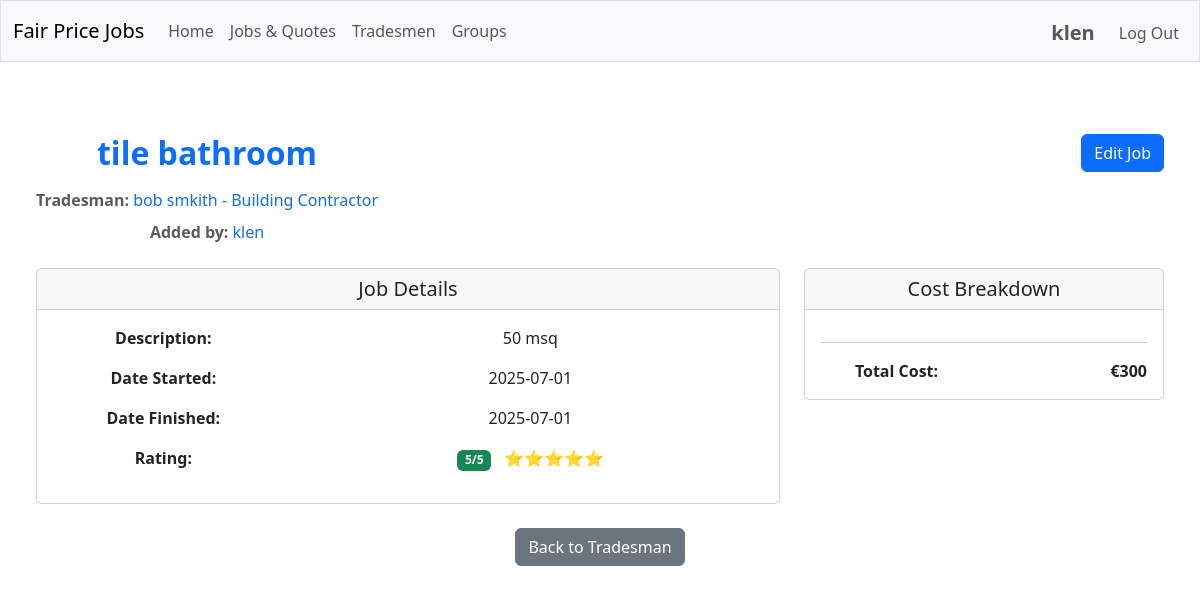
The page /view_job/1 (signed in) on the database as committed earlier.
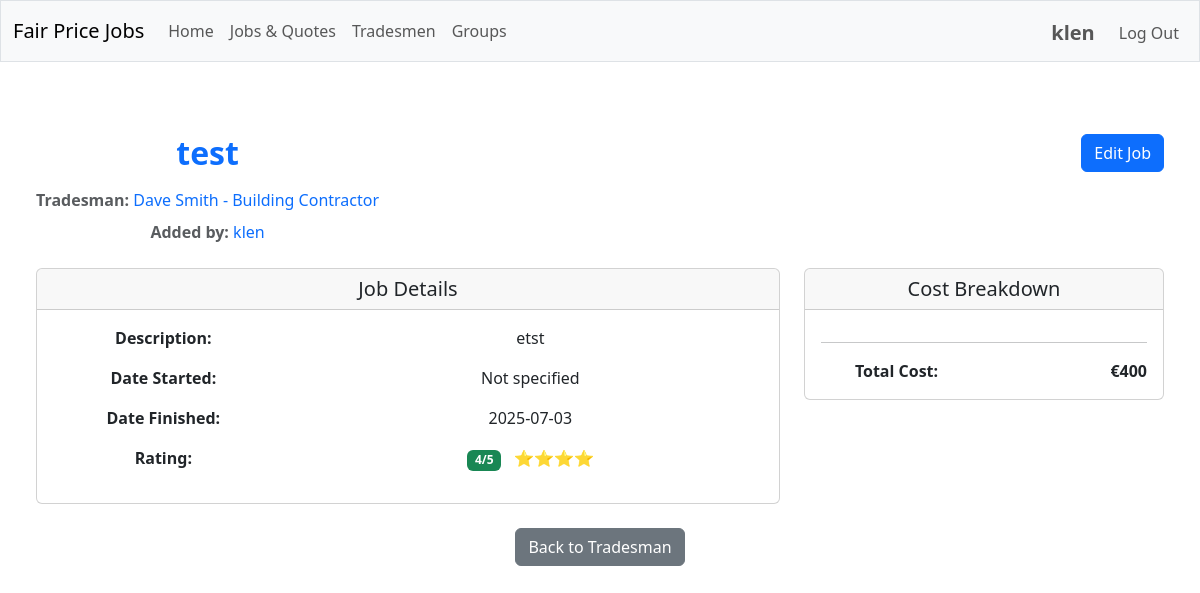
The same page on the database as committed later.
### tables this page shows
CREATE TABLE jobs (
    id INTEGER PRIMARY KEY AUTOINCREMENT,
    user_id INTEGER NOT NULL,
    tradesman_id INTEGER NOT NULL,
    type TEXT NOT NULL CHECK (type IN ('job', 'quote')) DEFAULT 'job',
    date_started TEXT,
    date_finished TEXT,
    date_requested TEXT,
    date_received TEXT,
    title TEXT NOT NULL,
    description TEXT NOT NULL,
    call_out_fee INTEGER NULL,
    materials_fee INTEGER NULL,
    hourly_rate INTEGER NULL,
    hours_worked REAL NULL,
    hours_estimated REAL NULL,
    daily_rate INTEGER NULL,
    days_worked REAL NULL,
    days_estimated REAL NULL,
    total_cost INTEGER NULL CHECK (total_cost IS NULL OR total_cost >= 0),
    total_quote INTEGER NULL CHECK (total_quote IS NULL OR total_quote >= 0),
    rating INTEGER NULL CHECK (rating IS NULL OR (rating >= 1 AND rating <= 5)),
    status TEXT CHECK (status IN ('pending', 'accepted', 'declined')) DEFAULT 'pending', quote_file TEXT, job_file TEXT,
    FOREIGN KEY (tradesman_id) REFERENCES tradesmen (id) ON DELETE CASCADE
);

### app/routes/jobs.py (the view)
@jobs_bp.route('/view_job/<int:job_id>')
@login_required
def view_job(job_id: int) -> Union[str, Response]:
    job = job_service.get_job_by_id(job_id)
    if not job or job['type'] != 'job':
        flash("Job not found.", "error")
        return redirect(url_for("search.search_jobs_quotes"))
    return render_template("view_job.html", job=job)

### app/helpers.py (called while the page is built)
def login_required(f: Callable) -> Callable:
    @wraps(f)
    def decorated_function(*args: Any, **kwargs: Any) -> Union[Response, Any]:
        if session.get("user_id") is None:
            return redirect("/login")
        return f(*args, **kwargs)
    return decorated_function

### app/services/database.py (called while the page is built)
def get_db_service() -> DatabaseService:
    return db_service

    def get_connection(self):
        if self.database_path is None:
            raise ValueError("Database path is not configured")
        try:
            if not hasattr(g, '_database'):
                g._database = sqlite3.connect(self.database_path, isolation_level=None)
                g._database.row_factory = sqlite3.Row
                g._database.execute("PRAGMA foreign_keys = ON")
            return g._database
        except RuntimeError:
            if not hasattr(self, '_test_connection'):
                self._test_connection = sqlite3.connect(self.database_path, isolation_level=None)
                self._test_connection.row_factory = sqlite3.Row
                self._test_connection.execute("PRAGMA foreign_keys = ON")
            return self._test_connection

### templates/view_job.html (shortened to what this page needs)
{% extends "layout.html" %}
{% block main %}
<div class="container-fluid p-4">
    <div class="row mb-4">
        <div class="col">
            <div class="d-flex justify-content-between align-items-start">
                <div>
                    <h2 class="text-primary fw-bold mb-3">{{ job.title }}</h2>
                    <p class="text-muted mb-2">
                        <strong>Tradesman:</strong>
                        <a href="{{ url_for('tradesmen.view_tradesman', tradesman_id=job.tradesman_id) }}" class="text-decoration-none">
                            {{ job.tradesman_name }} - {{ job.trade }}
                        </a>
                    </p>
                    <p class="text-muted mb-0">
                        <strong>Added by:</strong>
                        <a href="{{ url_for('profile.user_profile', user_id=job.added_by_user_id) }}" class="text-decoration-none">
                            {{ job.added_by_username }}
                        </a>
                    </p>
                </div>
                {% if job.user_id == session.user_id %}
                <div>
                    <a href="{{ url_for('jobs.edit_job', job_id=job.id) }}" class="btn btn-primary">
                         Edit Job
                    </a>
                </div>
                {% endif %}
            </div>
        </div>
    </div>
    <div class="row">
        <div class="col-md-8">
            <div class="card mb-4">
                <div class="card-header">
                    <h5 class="mb-0">Job Details</h5>
                </div>
                <div class="card-body">
                    <div class="row mb-3">
                        <div class="col-sm-4"><strong>Description:</strong></div>
                        <div class="col-sm-8">{{ job.description }}</div>
                    </div>
                    <div class="row mb-3">
                        <div class="col-sm-4"><strong>Date Started:</strong></div>
                        <div class="col-sm-8">{{ job.date_started if job.date_started else 'Not specified' }}</div>
                    </div>
                    <div class="row mb-3">
                        <div class="col-sm-4"><strong>Date Finished:</strong></div>
                        <div class="col-sm-8">{{ job.date_finished if job.date_finished else 'Not specified' }}</div>
                    </div>
                    <div class="row mb-3">
                        <div class="col-sm-4"><strong>Rating:</strong></div>
                        <div class="col-sm-8">
                            {% if job.rating %}
                                <span class="badge bg-{% if job.rating >= 4 %}success{% elif job.rating >= 3 %}warning{% else %}danger{% endif %}">
                                    {{ job.rating }}/5
                                </span>
                                <span class="ms-2">{{ "⭐" * job.rating }}</span>
                            {% else %}
                                <span class="badge bg-secondary">No Rating</span>
                            {% endif %}
                        </div>
                    </div>
                </div>
            </div>
        </div>
        <div class="col-md-4">
            <div class="card mb-4">
                <div class="card-header">
                    <h5 class="mb-0">Cost Breakdown</h5>
                </div>
                <div class="card-body">
                    <hr>
                    <div class="row mb-0">
                        <div class="col-6"><strong>Total Cost:</strong></div>
                        <div class="col-6 text-end"><strong>€{{ job.total_cost }}</strong></div>
                    </div>
                </div>
            </div>
        </div>
    </div>
    <div class="row">
        <div class="col">
            <a href="{{ url_for('tradesmen.view_tradesman', tradesman_id=job.tradesman_id) }}" class="btn btn-secondary">
                Back to Tradesman
            </a>
        </div>
    </div>
</div>
{% endblock %}

Rows that differ between the two databases and show on the page:
changed jobs: title "tile bathroom" → "test"; description "50 msq" → "etst"; date_finished "2025-07-01" → "2025-07-03"; rating "5" → "4"; rating "⭐⭐⭐⭐⭐" → "⭐⭐⭐⭐"; total_cost "300" → "400"; date_started "2025-07-01" → (not shown)
Other text that changed with them:
{{ job.tradesman_name }}: "bob smkith" → "Dave Smith"
{{ job.date_started if job.date_started else 'Not specified' }}: (not shown) → "Not specified"
